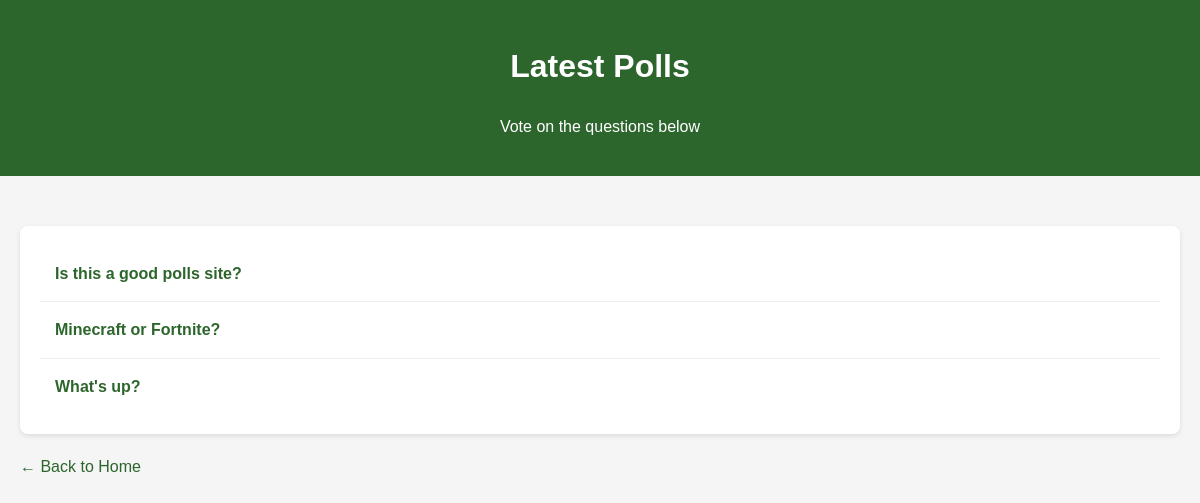
/polls/, run on an earlier commit of the app's database.
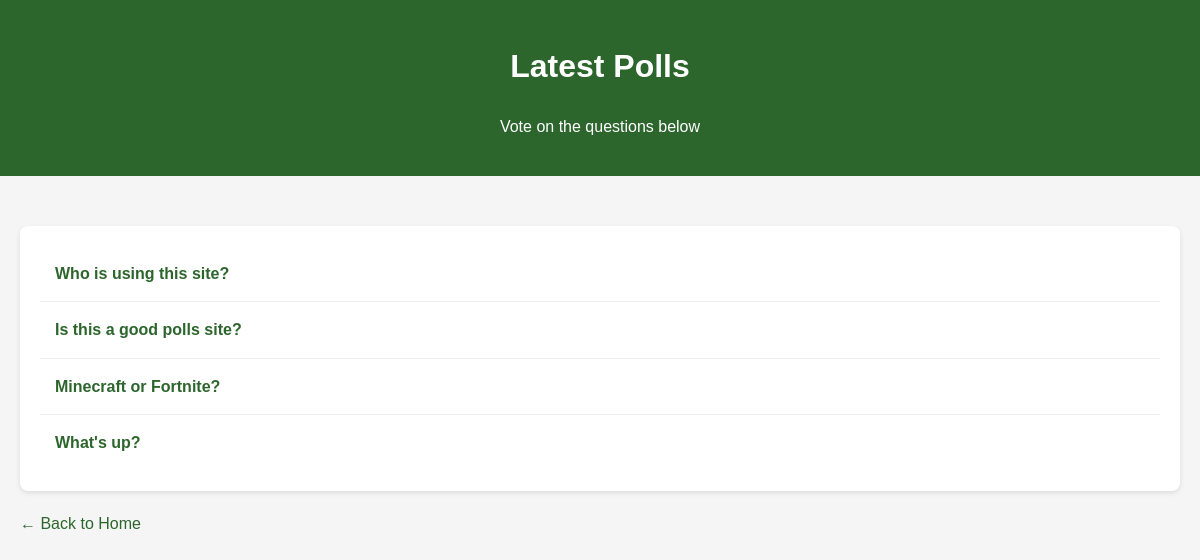
And on a later commit of the database.
### polls/models.py (models this page shows, shortened)
class Question(models.Model):
    question_text = models.CharField(max_length=200)
    pub_date = models.DateTimeField("Date published")

### polls/views.py (the view)
# urls.py: path("", views.IndexView.as_view(), name="index"),
class IndexView(generic.ListView):
    template_name = "polls/index.html"
    context_object_name = "latest_question_list"
    def get_queryset(self):
        return Question.objects.order_by("-pub_date")[:5]

### polls/templates/polls/index.html (shortened to what this page needs)
<!DOCTYPE html>
<html>
<head>
</head>
<body>
    <div class="header">
        <h1>Latest Polls</h1>
        <p>Vote on the questions below</p>
    </div>
    <div class="container">
        <div class="poll-list">
            {% if latest_question_list %}
                {% for question in latest_question_list %}
                    <div class="poll-item">
                        <a href="{% url 'polls:detail' question.id %}">{{ question.question_text }}</a>
                    </div>
                {% endfor %}
            {% else %}
                <p>No polls are available.</p>
            {% endif %}
        </div>
        <a href="{% url 'home:index' %}" class="back-link">← Back to Home</a>
    </div>
</body>
</html>

What changed in the data, as far as the page shows it:
added Question: question_text "Who is using this site?"
